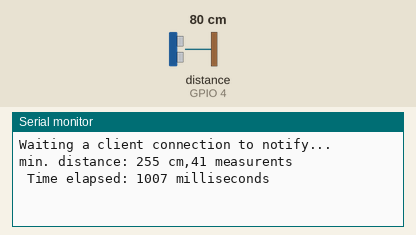
This sketch was run on a simulated ESP32. Shown: the last lines printed to the serial monitor. Wiring (inferred from the names in the program): ultrasonic range finder: trigger GPIO 15; echo GPIO 4. The test bench sets the inputs (shaded band); at power-on: distance to the obstacle (sensor on GPIO 4) 80 cm. The echo pulse lasts 58.3 µs per cm; EEPROM starts erased; nothing arrives over Bluetooth unless stated; a phone connects over Bluetooth LE 3 s after start.

Above: at 1.2 s.
1.3 s: distance to the obstacle (sensor on GPIO 4) set to 2 cm
At 2.9 s:
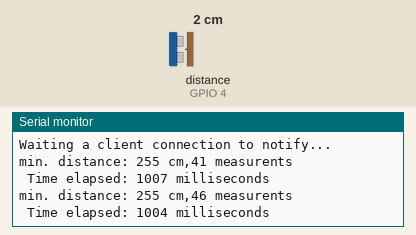
4.3 s: distance to the obstacle (sensor on GPIO 4) set to 4 cm
At 5.6 s:
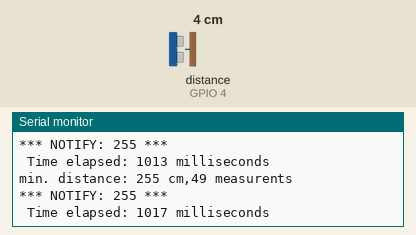
Timing chart, 0 to 7.3 s (numbered marks = the images above; inputs shaded):
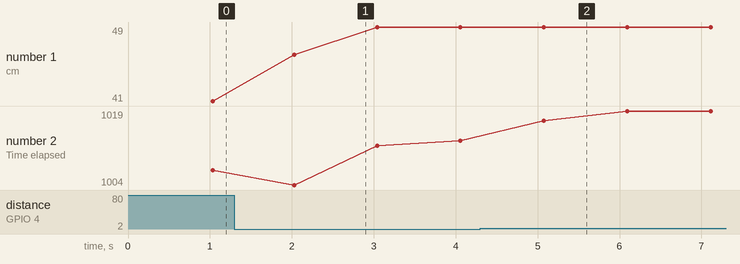

Measured:
- after the input at 1.3 s, the serial monitor: prints a new line after 0.73 s (image 1)
- after the input at 4.3 s, the serial monitor: prints a new line after 0.77 s (image 2)
- plotted number 1: 41 → 49 after the input at 1.3 s
- plotted number 2: 1007 → 1013 after the input at 1.3 s, 1013 → 1019 after the input at 4.3 s

The sketch:

BLE_DISTANCE_SENSOR.ino
```cpp
/*
    BLE Device pretending to be a Heart Rate Measurement Device but sending distance instead

    Based on Neil Kolban example for IDF: https://github.com/nkolban/esp32-snippets/blob/master/cpp_utils/tests/BLETests/SampleNotify.cpp
    Ported to Arduino ESP32 by Evandro Copercini
    Distance Measurement by Marc Rene Friess: https://www.smarthomeng.de/entfernungsmessung-auf-basis-eines-esp32-und-smarthomeng

    Used BLE Scanner https://play.google.com/store/apps/details?id=com.macdom.ble.blescanner&hl=de to find out what original Heart Rate Sensor is doing and copied services and characteristics UUIDs

*/
#include <BLEDevice.h>
#include <BLEServer.h>
#include <BLEDescriptor.h>
#include <BLEUtils.h>
#include <BLE2902.h>
#include <Wire.h>
#include <EEPROM.h>

// define the number of bytes to store
#define EEPROM_SIZE 1

// PINs
const int triggerPin = 15;
const int echoPin = 4;

// VARs
const int runs = 20;
unsigned long measureInterval = 1000;
unsigned long StartTime = millis();
unsigned long CurrentTime = millis();
uint8_t handleBarWidth = 0;
int timeout = 15000;

BLECharacteristic *pCharacteristic;
BLECharacteristic *pSystemIDCharcateristic;
BLECharacteristic *pModelNumberStringCharacteristic;
BLECharacteristic *pSerialNumberStringCharacteristic;
BLECharacteristic *pFirmwareRevisionCharacteristic;
BLECharacteristic *pHardwareRevisionCharacteristic;
BLECharacteristic *pSoftwareRevisionCharacteristic;
BLECharacteristic *pManufacturerNameCharacteristic;
BLECharacteristic *pSensorLocationCharacteristic;
BLECharacteristic *pHeartRateControlPointCharacteristic;
BLECharacteristic *pBatteryCharacteristics;
BLECharacteristic *pHandleBarWidthCharacteristic;

bool deviceConnected = false;

// See the following for generating UUIDs:
// https://www.uuidgenerator.net/


#define DEVICE_INFORMATION_UUID "0000180A-0000-1000-8000-00805F9B34FB"
#define SYSTEM_ID_UUID "00002a23-0000-1000-8000-00805f9b34fb"
#define SYSTEM_ID_VALUE_HEX 0x0BBA2DFEFF1A9EA0
#define MODEL_NUMBER_STRING_UUID "00002a24-0000-1000-8000-00805f9b34fb"
#define MODEL_NUMBER_STRING_VALUE "H7"
#define SERIAL_NUMBER_STRING_UUID "00002a25-0000-1000-8000-00805f9b34fb"
#define SERIAL_NUMBER_STRING_VALUE 20182DBA0B
#define SERIAL_NUMBER_STRING_VALUE_HEX 0x3230313832444241304200
#define FIRMWARE_REVISON_UUID "00002a26-0000-1000-8000-00805f9b34fb"
#define FIRMWARE_REVISON_VALUE "1.4.0"
#define HARDWARE_REVISION_UUID "00002a27-0000-1000-8000-00805f9b34fb"
#define HARDWARE_REVISION_VALUE_HEX 0x33393034343032342E313000
#define SOFTWARE_REVISION_UUID "00002a28-0000-1000-8000-00805f9b34fb"
#define SOFTWARE_REVISION_VALUE_HEX 0x483720332E312E3000
#define MANUFACTURER_NAME_STRING_UUID "00002a29-0000-1000-8000-00805f9b34fb"
#define MANUFACTURER_NAME_STRING_VALUE_HEX 0x506F6C617220456C656374726F204F7900

#define HEART_RATE_SERVICE_UUID        "0000180D-0000-1000-8000-00805F9B34FB"
#define HEART_RATE_CHARACTERISTIC_UUID "00002a37-0000-1000-8000-00805f9b34fb"
#define CLIENT_CHARCTERISTIC_CONFIG_DESCRIPTOR_UUID "00002902-0000-1000-8000-00805f9b34fb"

#define BODY_SENDOR_LOCATION_UUID "00002a38-0000-1000-8000-00805f9b34fb"
#define BODY_SENDOR_LOCATION_VALUE "1"

#define BATTERY_SERVICE_UUID "0000180f-0000-1000-8000-00805f9b34fb"
#define BATTERY_CHARACTERISTIC_UUID "00002A19-0000-1000-8000-00805F9B34FB"

#define HEART_RATE_CONTROL_POINT_UUID "00002a39-0000-1000-8000-00805f9b34fb"
#define HEART_RATE_CONTROL_POINT_VALUE "1"

#define GENERIC_ACCESS_UUID        "00001800-0000-1000-8000-00805F9B34FB"
#define GENERIC_ACCESS_DEVICE_NAME_CHARACTERISTIC_UUID "00002a00-0000-1000-8000-00805f9b34fb"

#define HANDLEBAR_WIDTH_SERVICE_UUID "4fafc201-1fb5-459e-8fcc-c5c9c331914b"
#define HANDLEBAR_WIDTH_CHARACTERISTIC_UUID "beb5483e-36e1-4688-b7f5-ea07361b26a8"


class MyServerCallbacks: public BLEServerCallbacks {
    void onConnect(BLEServer* pServer) {
      deviceConnected = true;
    };

    void onDisconnect(BLEServer* pServer) {
      deviceConnected = false;
    }

};

class MyWriterCallbacks: public BLECharacteristicCallbacks {

    void onWrite(BLECharacteristic *pCharacteristic) {
      std::string value = pCharacteristic->getValue();
      handleBarWidth = atoi(value.c_str());
      timeout = 15000 + (int)(handleBarWidth * 29.1 * 2);
      EEPROM.write(0, handleBarWidth);
      EEPROM.commit();
    }
};


void setup() {
  Serial.begin(115200);

  // initialize EEPROM with predefined size
  EEPROM.begin(EEPROM_SIZE);

  handleBarWidth = EEPROM.read(0);
  timeout = 15000 + (int)(handleBarWidth * 29.1 * 2);

  // PIN-Modes
  pinMode(triggerPin, OUTPUT);
  pinMode(echoPin, INPUT);
  digitalWrite(triggerPin, HIGH);


  // Create the BLE Device
  BLEDevice::init("Polar H7 2DBA0B2F");

  // Create the BLE Server
  BLEServer *pServer = BLEDevice::createServer();
  pServer->setCallbacks(new MyServerCallbacks());

  // Create the BLE Services
  BLEService *pDeviceInfoService = pServer->createService(DEVICE_INFORMATION_UUID);
  BLEService *pHeartRateService = pServer->createService(HEART_RATE_SERVICE_UUID);
  BLEService *pBatteryLevelService = pServer->createService(BATTERY_SERVICE_UUID);
  BLEService *pHandleBarWidthService = pServer->createService(HANDLEBAR_WIDTH_SERVICE_UUID);


  // Create a BLE Characteristic
  pCharacteristic = pHeartRateService->createCharacteristic(
                      HEART_RATE_CHARACTERISTIC_UUID,
                      BLECharacteristic::PROPERTY_READ   |
                      //BLECharacteristic::PROPERTY_WRITE  |
                      BLECharacteristic::PROPERTY_NOTIFY //|
                      //BLECharacteristic::PROPERTY_INDICATE
                    );
 pHeartRateControlPointCharacteristic = pHeartRateService->createCharacteristic( HEART_RATE_CONTROL_POINT_UUID,
                      BLECharacteristic::PROPERTY_READ   |
                      BLECharacteristic::PROPERTY_WRITE
                      //BLECharacteristic::PROPERTY_NOTIFY //|
                      //BLECharacteristic::PROPERTY_INDICATE
                    );

 pHandleBarWidthCharacteristic = pHandleBarWidthService->createCharacteristic(HANDLEBAR_WIDTH_CHARACTERISTIC_UUID,
                      BLECharacteristic::PROPERTY_READ   |
                      BLECharacteristic::PROPERTY_WRITE
                      //BLECharacteristic::PROPERTY_NOTIFY //|
                      //BLECharacteristic::PROPERTY_INDICATE
                    );

 pSensorLocationCharacteristic = pHeartRateService->createCharacteristic(BODY_SENDOR_LOCATION_UUID, BLECharacteristic::PROPERTY_READ);
 uint8_t locationValue = 1;
 pSensorLocationCharacteristic->setValue(&locationValue,1);


 pSystemIDCharcateristic = pDeviceInfoService->createCharacteristic(SYSTEM_ID_UUID, BLECharacteristic::PROPERTY_READ);
 uint8_t systemIDValueHex[8] = {0x0B, 0xBA, 0x2D, 0xFE, 0xFF, 0x1A, 0x9E, 0xA0};
 pSystemIDCharcateristic->setValue(systemIDValueHex, 8);

 pModelNumberStringCharacteristic = pDeviceInfoService->createCharacteristic(MODEL_NUMBER_STRING_UUID, BLECharacteristic::PROPERTY_READ);
 pModelNumberStringCharacteristic->setValue(MODEL_NUMBER_STRING_VALUE);

 pSerialNumberStringCharacteristic = pDeviceInfoService->createCharacteristic(SERIAL_NUMBER_STRING_UUID, BLECharacteristic::PROPERTY_READ);
 uint8_t serialNumberStringValueHex[11] = {0x32, 0x30, 0x31, 0x38, 0x32, 0x44, 0x42, 0x41, 0x30, 0x42, 0x00};
 pSerialNumberStringCharacteristic->setValue(serialNumberStringValueHex, 11);

 pFirmwareRevisionCharacteristic = pDeviceInfoService->createCharacteristic(FIRMWARE_REVISON_UUID, BLECharacteristic::PROPERTY_READ);
 pFirmwareRevisionCharacteristic->setValue(FIRMWARE_REVISON_VALUE);

 pHardwareRevisionCharacteristic = pDeviceInfoService->createCharacteristic(HARDWARE_REVISION_UUID, BLECharacteristic::PROPERTY_READ);
 uint8_t hardwareRevisionValueHex[12] = {0x33, 0x39, 0x30, 0x34, 0x34, 0x30, 0x32, 0x34, 0x2E, 0x31, 0x30, 0x00};
 pHardwareRevisionCharacteristic->setValue(hardwareRevisionValueHex, 12);

 pSoftwareRevisionCharacteristic = pDeviceInfoService->createCharacteristic(SOFTWARE_REVISION_UUID, BLECharacteristic::PROPERTY_READ);
 uint8_t softwareRevisionValueHex[9] = {0x48, 0x37, 0x20, 0x33, 0x2E, 0x31, 0x2E, 0x30, 0x00};
 pSoftwareRevisionCharacteristic->setValue(softwareRevisionValueHex, 9);

 pManufacturerNameCharacteristic = pDeviceInfoService->createCharacteristic(MANUFACTURER_NAME_STRING_UUID, BLECharacteristic::PROPERTY_READ);
 uint8_t manufacturerNameValueHex[17] = {0x50, 0x6F, 0x6C, 0x61, 0x72, 0x20, 0x45, 0x6C, 0x65, 0x63, 0x74, 0x72, 0x6F, 0x20, 0x4F, 0x79, 0x00};
 pManufacturerNameCharacteristic->setValue(manufacturerNameValueHex, 17);

#define MANUFACTURER_NAME_STRING_UUID "00002a29-0000-1000-8000-00805f9b34fb"
#define MANUFACTURER_NAME_STRING_VALUE_HEX 0x506F6C617220456C656374726F204F7900
 //Battery Service
 pBatteryCharacteristics = pBatteryLevelService->createCharacteristic(BATTERY_CHARACTERISTIC_UUID, BLECharacteristic::PROPERTY_READ);
 pBatteryCharacteristics->setValue("90");

  // https://www.bluetooth.com/specifications/gatt/viewer?attributeXmlFile=org.bluetooth.descriptor.gatt.client_characteristic_configuration.xml
  // Create a BLE Descriptor
BLEDescriptor* pDescriptor = new BLEDescriptor(CLIENT_CHARCTERISTIC_CONFIG_DESCRIPTOR_UUID);


  pCharacteristic->addDescriptor(pDescriptor);
  uint8_t descriptorbuffer;
    descriptorbuffer = 1;
  pDescriptor->setValue(&descriptorbuffer,1);

 pHandleBarWidthCharacteristic->setCallbacks(new MyWriterCallbacks());
 char handleBarString[8];
 itoa(handleBarWidth, handleBarString, 10);
 pHandleBarWidthCharacteristic->setValue(handleBarString);

  // Start the service
  pHeartRateService->start();
  pDeviceInfoService->start();
  pBatteryLevelService->start();
  pHandleBarWidthService->start();

  // Start advertising
  BLEAdvertisementData* data;
  pServer->getAdvertising()->addServiceUUID(pHeartRateService->getUUID());
  pServer->getAdvertising()->start();
  Serial.println("Waiting a client connection to notify...");
}

void loop() {
  CurrentTime = millis();
  uint8_t minDistance = 255;
  int measurements=0;
  while ((CurrentTime - StartTime) < measureInterval)
  {
    CurrentTime = millis();
    get_distance_min(minDistance);
    measurements++;
  }
  //float distance = get_distance();
  //float avg_distance = get_distance_avg();
  //int min_distance = get_distance_min();

  //Serial.write("distance: ");
  //Serial.print(distance) ;
  //Serial.write(" , avg. distance: ");
  //Serial.print(avg_distance) ;
  Serial.write("min. distance: ");
  Serial.print(minDistance) ;
  Serial.write(" cm,");
  Serial.print(measurements);
  Serial.write(" measurents  \n");

  if (deviceConnected) {
    Serial.printf("*** NOTIFY: %d ***\n", minDistance);
    uint8_t buffer[2];
    uint8_t isit8or16bit = 0;

   buffer[0] = isit8or16bit;
   buffer[1] = minDistance;
   //buffer[2] = value;

    pCharacteristic->setValue(buffer, 2);
    pCharacteristic->notify();
  }

  unsigned long ElapsedTime = CurrentTime - StartTime;
  StartTime = CurrentTime;
  Serial.write(" Time elapsed: ");
  Serial.print(ElapsedTime);
  Serial.write(" milliseconds\n");
  //delay(2000);
}

float get_distance() {
  float duration=0;
  float distance=0;

  digitalWrite(triggerPin, LOW);
  delayMicroseconds(2);
  noInterrupts();
  digitalWrite(triggerPin, HIGH);
  delayMicroseconds(10);
  digitalWrite(triggerPin, LOW);
  duration = pulseIn(echoPin, HIGH, timeout); // Erfassung - Dauer in Mikrosekunden
  interrupts();

  distance = (duration / 2) / 29.1; // Distanz in CM
  return(distance);
}

float get_distance_avg() {
  float alt = 0;
  float avg;
  float dist;
  int i;

  delay(10);
  alt = get_distance();
  delay(10);
  for (i=0; i<runs; i++) {
    dist = get_distance();
    avg = (0.8*alt) + (0.2*dist);
    alt = avg;
    delay(10);
  }
  return (avg);
}

uint8_t get_distance_min() {

  float min=255.0;
  float dist;
  int i;

  delay(10);
  for (i=0; i<runs; i++) {
    dist = get_distance()-42.4;
    if ((dist > 0.0) && (dist < min))
    {
      min=dist;
    }
    delay(20);
  }
  return (uint8_t(min));
}

void get_distance_min(uint8_t& min_distance) {
  float dist;
  dist = get_distance()-float(handleBarWidth);
    if ((dist > 0.0) && (dist < float(min_distance)))
    {
      min_distance=uint8_t(dist);
    }
    delay(20);
}
```
